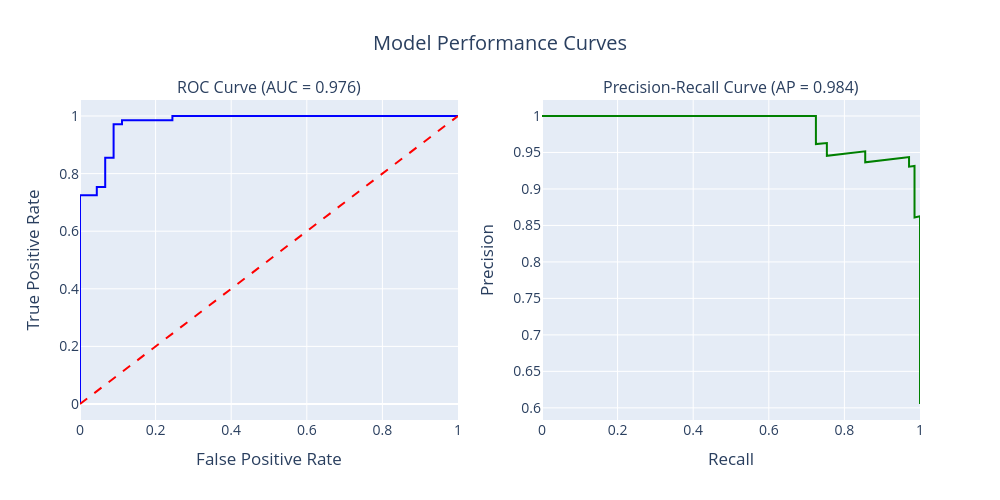

The notebook cell saved with this chart:
### Markdown cell above
## 6. Visualisation: ROC Curve & Precision‑Recall Curve

We plot the ROC curve and Precision‑Recall curve to assess the model's discriminative ability.

### Code cell
# %% ROC and Precision-Recall Curves
# ROC curve
fpr, tpr, thresholds_roc = roc_curve(y_test, y_proba)
roc_auc = roc_auc_score(y_test, y_proba)

# Precision-Recall curve
precision, recall, thresholds_pr = precision_recall_curve(y_test, y_proba)
avg_precision = average_precision_score(y_test, y_proba)

# Create subplot with two curves
fig_curves = make_subplots(
    rows=1, cols=2,
    subplot_titles=(f'ROC Curve (AUC = {roc_auc:.3f})',
                    f'Precision-Recall Curve (AP = {avg_precision:.3f})')
)

# ROC
fig_curves.add_trace(
    go.Scatter(x=fpr, y=tpr, mode='lines', name='ROC', line=dict(color='blue', width=2)),
    row=1, col=1
)
fig_curves.add_trace(
    go.Scatter(x=[0,1], y=[0,1], mode='lines', name='Random', line=dict(color='red', dash='dash')),
    row=1, col=1
)
fig_curves.update_xaxes(title_text='False Positive Rate', row=1, col=1)
fig_curves.update_yaxes(title_text='True Positive Rate', row=1, col=1)

# PR
fig_curves.add_trace(
    go.Scatter(x=recall, y=precision, mode='lines', name='PR', line=dict(color='green', width=2)),
    row=1, col=2
)
fig_curves.update_xaxes(title_text='Recall', row=1, col=2)
fig_curves.update_yaxes(title_text='Precision', row=1, col=2)

fig_curves.update_layout(
    title='Model Performance Curves',
    title_x=0.5,
    width=1000,
    height=500,
    font=dict(size=14),
    showlegend=False
)
fig_curves.show()

# Save static versions
fig, (ax1, ax2) = plt.subplots(1, 2, figsize=(12, 5))
ax1.plot(fpr, tpr, label=f'ROC (AUC = {roc_auc:.3f})')
ax1.plot([0,1], [0,1], 'r--', label='Random')
ax1.set_xlabel('False Positive Rate')
ax1.set_ylabel('True Positive Rate')
ax1.set_title('ROC Curve')
ax1.legend()
ax1.grid(True, alpha=0.3)

ax2.plot(recall, precision, label=f'PR (AP = {avg_precision:.3f})')
ax2.set_xlabel('Recall')
ax2.set_ylabel('Precision')
ax2.set_title('Precision-Recall Curve')
ax2.legend()
ax2.grid(True, alpha=0.3)
plt.tight_layout()
plt.savefig('plots/roc_pr_curves.png', dpi=300)
plt.show()

### Figure 1 — Plotly figure (JSON) as saved in the notebook; plotly's stock layout.template omitted (floating-point values rounded to 4 significant figures)
{"data": [{"line": {"color": "blue", "width": 2}, "mode": "lines", "name": "ROC", "type": "scatter", "x": [0.0, 0.0, 0.0, 0.04444, 0.04444, 0.06667, 0.06667, 0.08889, 0.08889, 0.1111, 0.1111, 0.2444, 0.2444, 1.0], "xaxis": "x", "y": [0.0, 0.01449, 0.7246, 0.7246, 0.7536, 0.7536, 0.8551, 0.8551, 0.971, 0.971, 0.9855, 0.9855, 1.0, 1.0], "yaxis": "y"}, {"line": {"color": "red", "dash": "dash"}, "mode": "lines", "name": "Random", "type": "scatter", "x": [0, 1], "xaxis": "x", "y": [0, 1], "yaxis": "y"}, {"line": {"color": "green", "width": 2}, "mode": "lines", "name": "PR", "type": "scatter", "x": [1.0, 1.0, 1.0, 1.0, 1.0, 1.0, 1.0, 1.0, 1.0, 1.0, 1.0, 1.0, 1.0, 1.0, 1.0, 1.0, 1.0, 1.0, 1.0, 1.0, 1.0, 1.0, 1.0, 1.0, 1.0, 1.0, 1.0, 1.0, 1.0, 1.0, 1.0, 1.0, 1.0, 1.0, 1.0, 0.9855, 0.9855, 0.9855, 0.9855, 0.9855, 0.9855, 0.9855, 0.971, 0.971, 0.9565, 0.942, 0.9275, 0.913, 0.8986, 0.8841, 0.8696, 0.8551, 0.8551, 0.8406, 0.8261, 0.8116, 0.7971, 0.7826, 0.7681, 0.7536, 0.7536, 0.7391, 0.7246, 0.7246, 0.7246, 0.7101, 0.6957, 0.6812, 0.6667, 0.6522, 0.6377, 0.6232, 0.6087, 0.5942, 0.5797, 0.5652, 0.5507, 0.5362, 0.5217, 0.5072, 0.4928, 0.4783, 0.4638, 0.4493, 0.4348, 0.4203, 0.4058, 0.3913, 0.3768, 0.3623, 0.3478, 0.3333, 0.3188, 0.3043, 0.2899, 0.2754, 0.2609, 0.2464, 0.2319, 0.2174, 0.2029, 0.1884, 0.1739, 0.1594, 0.1449, 0.1304, 0.1159, 0.1014, 0.08696, 0.07246, 0.05797, 0.04348, 0.02899, 0.01449, 0.0], "xaxis": "x2", "y": [0.6053, 0.6106, 0.6161, 0.6216, 0.6273, 0.633, 0.6389, 0.6449, 0.6509, 0.6571, 0.6635, 0.6699, 0.6765, 0.6832, 0.69, 0.697, 0.7041, 0.7113, 0.7188, 0.7263, 0.734, 0.7419, 0.75, 0.7582, 0.7667, 0.7753, 0.7841, 0.7931, 0.8023, 0.8118, 0.8214, 0.8313, 0.8415, 0.8519, 0.8625, 0.8608, 0.8718, 0.8831, 0.8947, 0.9067, 0.9189, 0.9315, 0.9306, 0.9437, 0.9429, 0.942, 0.9412, 0.9403, 0.9394, 0.9385, 0.9375, 0.9365, 0.9516, 0.9508, 0.95, 0.9492, 0.9483, 0.9474, 0.9464, 0.9455, 0.963, 0.9623, 0.9615, 0.9804, 1.0, 1.0, 1.0, 1.0, 1.0, 1.0, 1.0, 1.0, 1.0, 1.0, 1.0, 1.0, 1.0, 1.0, 1.0, 1.0, 1.0, 1.0, 1.0, 1.0, 1.0, 1.0, 1.0, 1.0, 1.0, 1.0, 1.0, 1.0, 1.0, 1.0, 1.0, 1.0, 1.0, 1.0, 1.0, 1.0, 1.0, 1.0, 1.0, 1.0, 1.0, 1.0, 1.0, 1.0, 1.0, 1.0, 1.0, 1.0, 1.0, 1.0, 1.0], "yaxis": "y2"}], "layout": {"annotations": [{"font": {"size": 16}, "showarrow": false, "text": "ROC Curve (AUC = 0.976)", "x": 0.225, "xanchor": "center", "xref": "paper", "y": 1, "yanchor": "bottom", "yref": "paper"}, {"font": {"size": 16}, "showarrow": false, "text": "Precision-Recall Curve (AP = 0.984)", "x": 0.775, "xanchor": "center", "xref": "paper", "y": 1, "yanchor": "bottom", "yref": "paper"}], "font": {"size": 14}, "height": 500, "showlegend": false, "title": {"text": "Model Performance Curves", "x": 0.5}, "width": 1000, "xaxis": {"anchor": "y", "domain": [0, 0.45], "title": {"text": "False Positive Rate"}}, "xaxis2": {"anchor": "y2", "domain": [0.55, 1], "title": {"text": "Recall"}}, "yaxis": {"anchor": "x", "domain": [0, 1], "title": {"text": "True Positive Rate"}}, "yaxis2": {"anchor": "x2", "domain": [0, 1], "title": {"text": "Precision"}}}}
